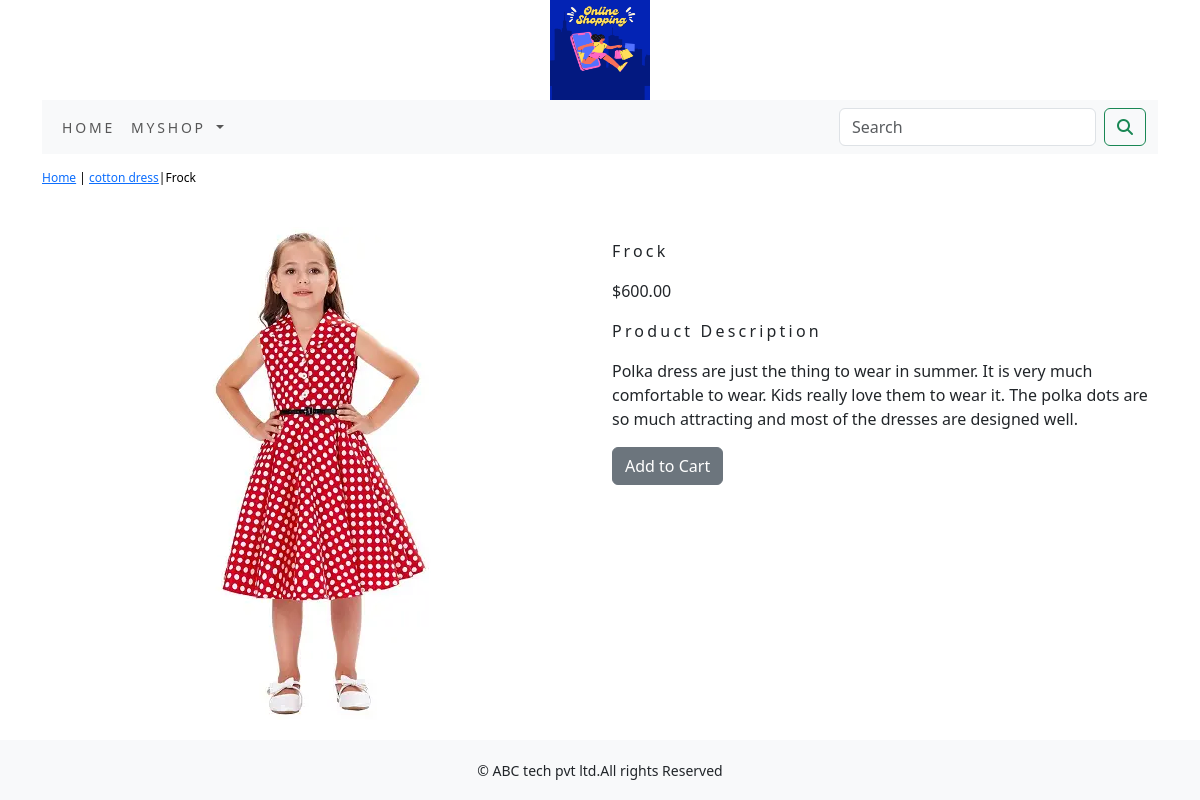
The app's page /myshop/cotton-dress/frock/ with its own data.
### myshop/models.py (models this page shows, shortened)
class Product(models.Model):
    name=models.CharField(max_length=250,unique=True)
    slug=models.SlugField(max_length=250,unique=True)
    description=models.TextField(blank=True)
    price=models.DecimalField(max_digits=10,decimal_places=2)
    category=models.ForeignKey(Category,on_delete=models.CASCADE)
    image=models.ImageField(upload_to='product',blank=True)
    stock=models.IntegerField()
    available=models.BooleanField(default=True)
    created=models.DateTimeField(auto_now_add=True)
    updated=models.DateTimeField(auto_now=True)
    class Meta:
        ordering=('name',)
        verbose_name='product'
        verbose_name_plural='products'

class Category(models.Model):
    name=models.CharField(max_length=250,unique=True)
    slug=models.SlugField(max_length=250,unique=True)
    description=models.TextField(blank=True)
    image=models.ImageField(upload_to='category',blank=True)
    class Meta:
        ordering=('name',)
        verbose_name='category'
        verbose_name_plural='categories'
    def get_url(self):
        return reverse('myshop:product_by_category',args=[self.slug])
    def __str__(self):
        return self.name

### myshop/views.py (the view)
# urls.py: path('<slug:c_slug>/<slug:product_slug>/', views.prodDetail, name='prodCatdetail'),
def prodDetail(request,c_slug,product_slug):
    try:
        product=Product.objects.get(category__slug=c_slug,slug=product_slug)
    except Exception as e:
        raise e
    return render(request,'product.html',{'product':product})

### cart/context_processors.py (called while the page is built)
def counter(request):
    item_count=0
    if 'admin' in request.path:
        return {}
    else:
        try:
            cart=Cart.objects.filter(cart_id=_cart_id(request))
            cart_items=CartItem.objects.all().filter(cart=cart[:1])
            for cart_item in cart_items:
                item_count += cart_item.quantity
        except Cart.DoesNotExist:
            item_count =0
    return dict(item_count=item_count)

### cart/views.py (called while the page is built)
def _cart_id(request):
    cart=request.session.session_key
    if not cart:
        cart=request.session.create()
    return cart

### myshop/context_processors.py (called while the page is built)
def menu_links(request):
    links=Category.objects.all()
    return dict(links=links)

### templates/product.html (shortened to what this page needs)
{% extends 'base.html' %}
{% load static %}
{% block content %}
<div class="row my_prod_row_class">
    <div class="mx_auto">
        <p> <a href="{% url 'myshop:allProdCat' %}">Home</a> | <a href ="{{product.category.get_url}}">{{product.category}}</a>|{{product.name}}</p>
    </div>
<div class="container">
<br>
<div class="row">
    <div class="col-12 col-sm-12 col-md-12 col-lg-6 text-center">
        <div style="min-width:18rem">
            <img src="{{product.image.url}}">
        </div>
    </div>
      <div class="col-12 col-sm-12 col-md-12 col-lg-6">
          <div>
          <h1 class="my_prod_title">{{product.name}}</h1>
          <p>${{product.price}}</p>
          <p class="my_title"> Product Description</p>
          <p class="text-justify my_prod_text">{{product.description}}</p>
          {% if product.stock <= 0 %}
          <p class="text-justify my_prod_text"><b>Out of stock</b></p>
          {% else %}
          <a class="btn btn-secondary" href="{% url 'cart:add_cart' product.id %}">Add to Cart</a>
          {% endif %}
      </div>
</div>
</div>
</div>
</div>
{% endblock %}

### static/css/custom.css (style rules this page uses)
body { font-family: 'Wix Madefor Text', sans-serif; }
.my_title { font-size:16px; text_transform:uppercase; letter-spacing:.2em; }
.my_prod_row_class { padding-top:15px; padding-bottom:20px }
.my_prod_row_class .mx_auto { color:#000; font-size:12px; text-decoration:none; }
.my_prod_title { font-size:16px; text_transform:uppercase; letter-spacing:.2em; padding-top:15px; padding-bottom:10px; }

### records on screen
Product: category "cotton dress", name "Frock", image (picture), price "600.00", description "Polka dress are just the thing to wear in summer. It is very much comfortable to wear. Kids really love them to wear it. The polka dots are so much attracting and most of the dresses are designed well."
